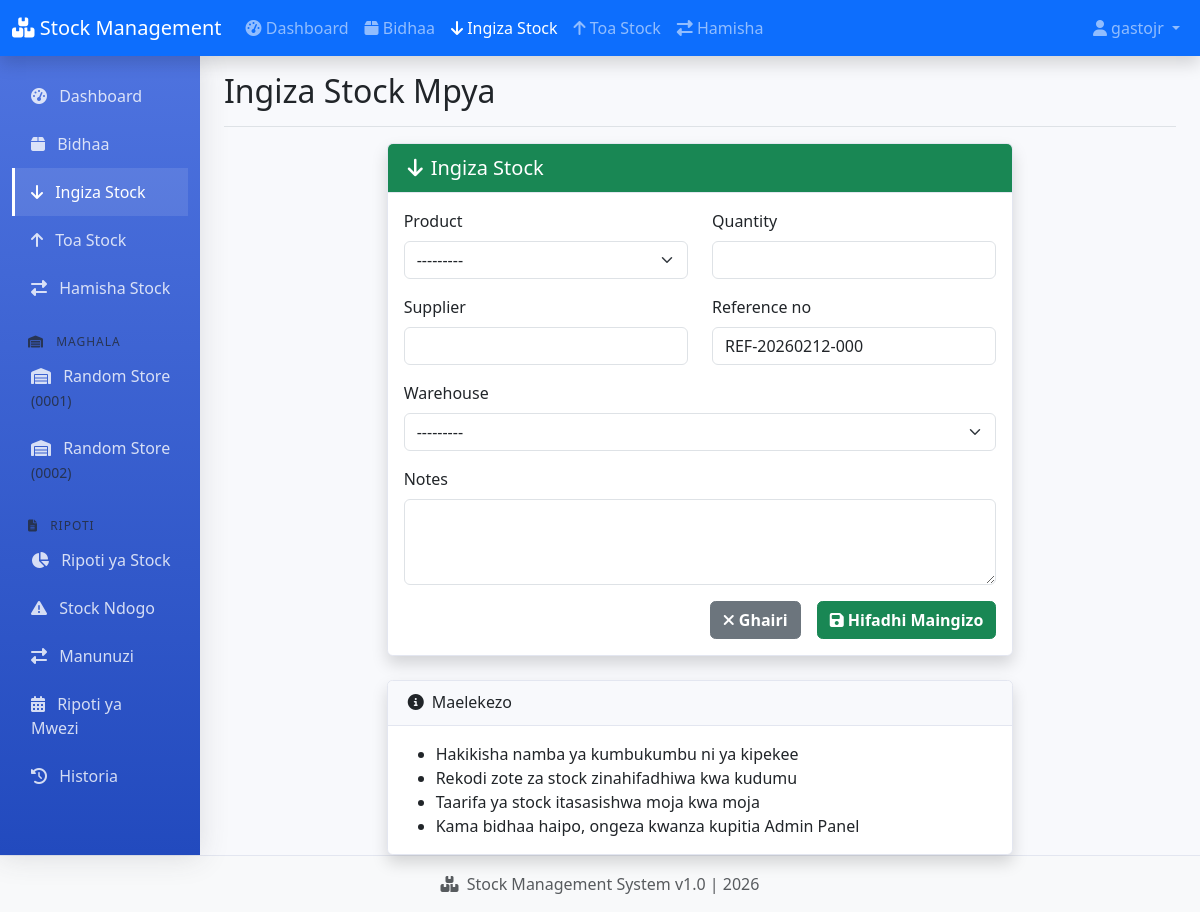
Page /stockin/ (signed in) on the earlier database version.
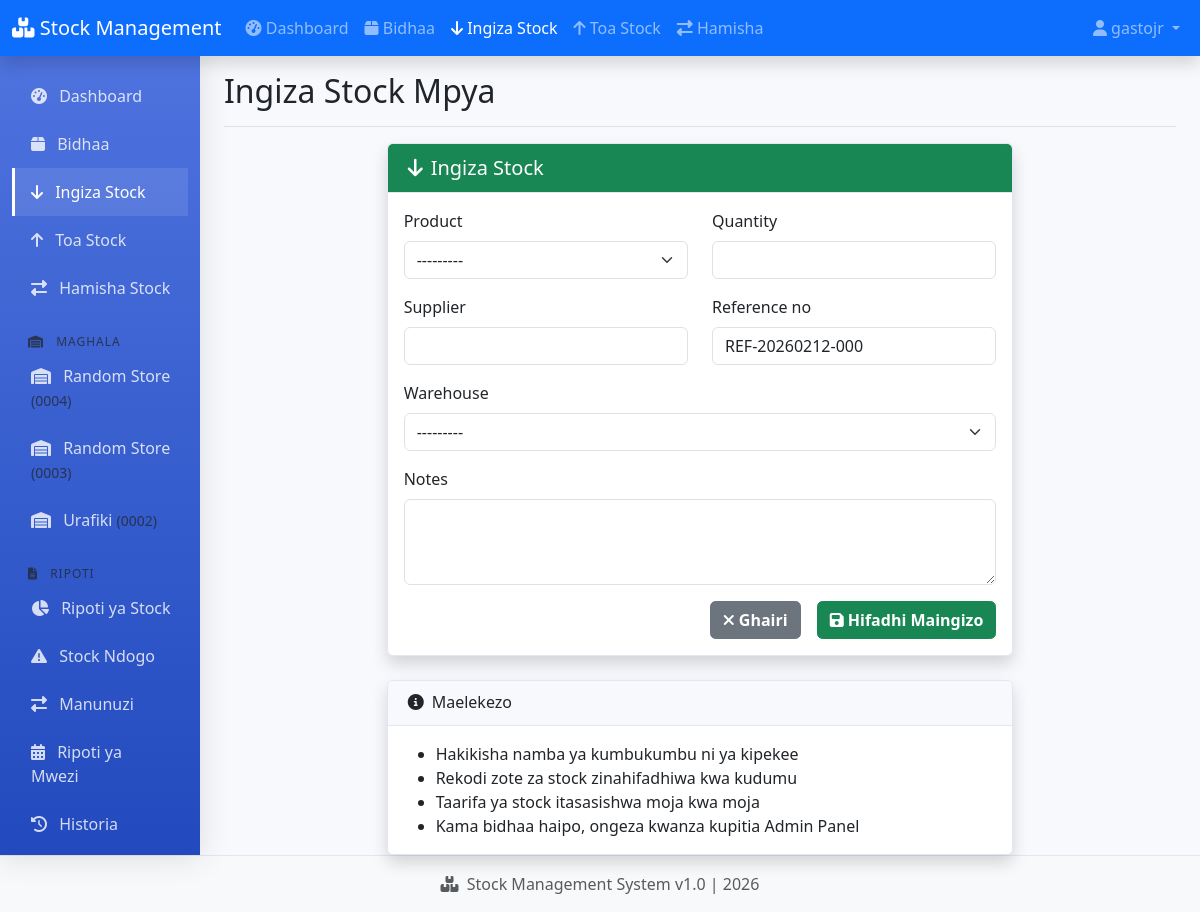
Same page on the later database version.
### warehouse/models.py (models this page shows, shortened)
class Warehouse(models.Model):
    name = models.CharField(max_length=200)
    code = models.CharField(max_length=20, unique=True, blank=True, null=True)
    location = models.CharField(max_length=300, blank=True)
    manager = models.ForeignKey(User, on_delete=models.SET_NULL, null=True, blank=True)
    is_active = models.BooleanField(default=True)  # <-- IMENGEZWA!
    class Meta:
        ordering = ['name']
    def __str__(self):
        return f"{self.name} ({self.code})" if self.code else self.name

### warehouse/views.py (the view)
# urls.py: path('stockin/', views.add_stockin, name='add_stockin'),
@login_required(login_url='/admin/login/')
def add_stockin(request):
    if request.method == 'POST':
        form = StockInForm(request.POST)
        if form.is_valid():
            try:
                stockin = form.save(commit=False)
                stockin.received_by = request.user
                stockin.save()
                messages.success(request, f'✓ Stock ya {stockin.product.name} imeingizwa kikamilifu kwenye {stockin.warehouse.name}!')
                return redirect('dashboard')
            except Exception as e:
                messages.error(request, f'✗ Kuna tatizo: {str(e)}')
    else:
        form = StockInForm()
    context = {
        'form': form,
        'warehouses': Warehouse.objects.all(),
        'products': Product.objects.all(),
    }
    return render(request, 'warehouse/transactions/stockin_form.html', context)

### warehouse/forms.py
class StockInForm(forms.ModelForm):
    class Meta:
        model = StockIn
        fields = ['product', 'warehouse', 'quantity', 'supplier', 'reference_no', 'notes']
        widgets = {
            'product': forms.Select(attrs={'class': 'form-select'}),
            'warehouse': forms.Select(attrs={'class': 'form-select'}),
            'quantity': forms.NumberInput(attrs={'class': 'form-control', 'min': 1}),
            'supplier': forms.TextInput(attrs={'class': 'form-control'}),
            'reference_no': forms.TextInput(attrs={'class': 'form-control'}),
            'notes': forms.Textarea(attrs={'class': 'form-control', 'rows': 3}),
        }
    def __init__(self, *args, **kwargs):
        super().__init__(*args, **kwargs)
        self.fields['product'].queryset = Product.objects.all()
        self.fields['warehouse'].queryset = Warehouse.objects.all()

### warehouse/context_processors.py (called while the page is built)
def warehouses(request):
    return {
        'warehouses': Warehouse.objects.all().order_by('id', 'name')
    }

### warehouse/models.py (called while the page is built)
    def __str__(self):
        return f"{self.name} ({self.sku})"

### warehouse/templates/warehouse/transactions/stockin_form.html (shortened to what this page needs)
{% extends 'warehouse/base.html' %}
{% block page_title %}Ingiza Stock Mpya{% endblock %}
{% block content %}
<div class="row">
    <div class="col-md-8 mx-auto">
        <div class="card shadow">
            <div class="card-header bg-success text-white">
                <h5 class="mb-0">
                    <i class="fas fa-arrow-down me-2"></i>Ingiza Stock
                </h5>
            </div>
            <div class="card-body">
                <form method="post">
                    <div class="row">
                        <div class="col-md-6 mb-3">
                            <label class="form-label">{{ form.product.label }}</label>
                            {{ form.product }}
                        </div>
                        <div class="col-md-6 mb-3">
                            <label class="form-label">{{ form.quantity.label }}</label>
                            {{ form.quantity }}
                        </div>
                    </div>
                    <div class="row">
                        <div class="col-md-6 mb-3">
                            <label class="form-label">{{ form.supplier.label }}</label>
                            {{ form.supplier }}
                        </div>
                        <div class="col-md-6 mb-3">
                            <label class="form-label">{{ form.reference_no.label }}</label>
                            {{ form.reference_no }}
                        </div>
                    </div>
                    <div class="mb-3">
                        <label class="form-label">{{ form.warehouse.label }}</label>
                        {{ form.warehouse }}
                    </div>
                    <div class="mb-3">
                        <label class="form-label">{{ form.notes.label }}</label>
                        {{ form.notes }}
                    </div>
                    <div class="d-grid gap-2 d-md-flex justify-content-md-end">
                        <a href="{% url 'dashboard' %}" class="btn btn-secondary me-md-2">
                            <i class="fas fa-times"></i> Ghairi
                        </a>
                        <button type="submit" class="btn btn-success">
                            <i class="fas fa-save"></i> Hifadhi Maingizo
                        </button>
                    </div>
                </form>
            </div>
        </div>
        <div class="card shadow mt-4">
            <div class="card-header">
                <h6 class="mb-0">
                    <i class="fas fa-info-circle me-2"></i>Maelekezo
                </h6>
            </div>
            <div class="card-body">
                <ul class="mb-0">
                    <li>Hakikisha namba ya kumbukumbu ni ya kipekee</li>
                    <li>Rekodi zote za stock zinahifadhiwa kwa kudumu</li>
                    <li>Taarifa ya stock itasasishwa moja kwa moja</li>
                    <li>Kama bidhaa haipo, ongeza kwanza kupitia Admin Panel</li>
                </ul>
            </div>
        </div>
    </div>
</div>
{% endblock %}

### warehouse/templates/warehouse/base.html (shortened to what the changed rows need)
<!DOCTYPE html>
<html lang="sw">
<head>
    <link href="https://cdn.jsdelivr.net/npm/bootstrap@5.3.0-alpha1/dist/css/bootstrap.min.css" rel="stylesheet">
    <link rel="stylesheet" href="https://cdnjs.cloudflare.com/ajax/libs/font-awesome/6.4.0/css/all.min.css">
    {% load static %}
    <link rel="stylesheet" href="{% static 'css/style.css' %}">
</head>
<body>
    <div class="container-fluid">
        <div class="row">
            <nav id="sidebar" class="col-md-3 col-lg-2 d-md-block bg-light sidebar">
                <div class="position-sticky pt-3">
                    <ul class="nav flex-column">
                        {% for warehouse in warehouses %}
                        <li class="nav-item">
                            <a class="nav-link {% if warehouse.id|stringformat:'i' in request.path %}active{% endif %}"
                               href="{% url 'warehouse_stock' warehouse.id %}">
                                <i class="fas fa-warehouse me-2"></i> {{ warehouse.name }}
                                {% if warehouse.code %}
                                <small class="text-muted">({{ warehouse.code }})</small>
                                {% endif %}
                            </a>
                        </li>
                        {% empty %}
                        <li class="nav-item">
                            <span class="nav-link text-muted">
                                <i class="fas fa-info-circle me-2"></i> Hakuna maghala
                            </span>
                        </li>
                        {% endfor %}
                    </ul>
                </div>
            </nav>
            <main class="col-md-9 ms-sm-auto col-lg-10 px-md-4">
                <div class="d-flex justify-content-between flex-wrap flex-md-nowrap align-items-center pt-3 pb-2 mb-3 border-bottom">
                    <h1 class="h2">{% block page_title %}Dashboard{% endblock %}</h1>
                </div>
            </main>
        </div>
    </div>
    {% load static %}
</body>
</html>

Differences in the rows shown:
removed Warehouse: name "Random Store", code "0001"
removed Warehouse: name "Random Store", code "0002"
added Warehouse: name "Random Store", code "0004"
added Warehouse: name "Random Store", code "0003"
added Warehouse: name "Urafiki", code "0002"
